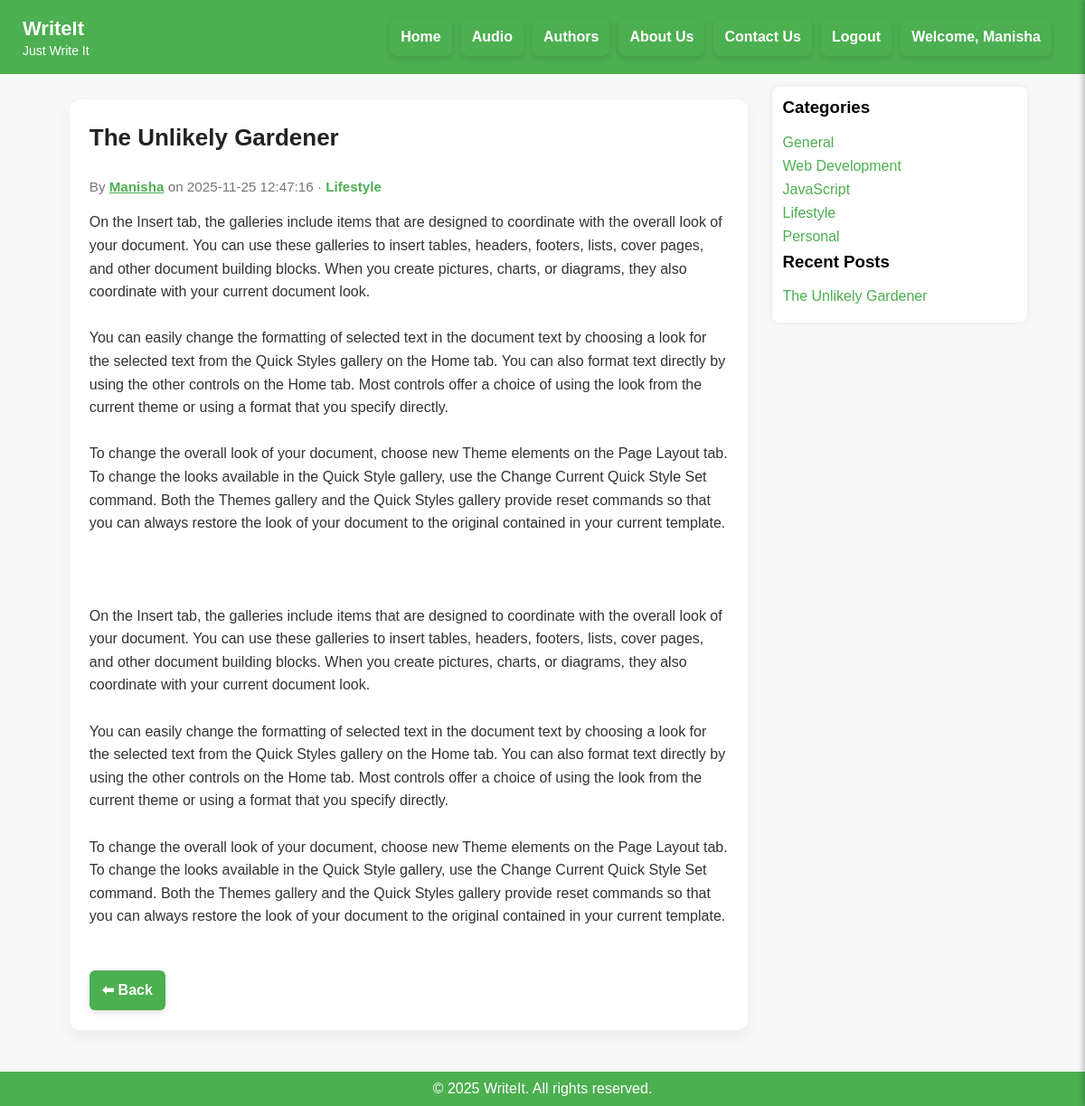
Page /post.php?id=14 (signed in) on the committed database.
### tables this page shows
CREATE TABLE IF NOT EXISTS `posts` (
  `id` int(11) NOT NULL AUTO_INCREMENT,
  `title` varchar(255) NOT NULL,
  `author` varchar(150) NOT NULL,
  `category` varchar(100) NOT NULL,
  `content` text NOT NULL,
  `date_created` varchar(50) NOT NULL,
  PRIMARY KEY (`id`)
);

### post.php (the view, shortened to what this page needs)
<?php
$host = "localhost";
$dbname = "blog_db";
$username = "root";
$password = "";
try {
    $conn = new PDO("mysql:host=$host;dbname=$dbname;charset=utf8", $username, $password);
    $conn->setAttribute(PDO::ATTR_ERRMODE, PDO::ERRMODE_EXCEPTION);
    $id = isset($_GET['id']) ? (int)$_GET['id'] : 0;
    $stmt = $conn->prepare("SELECT * FROM posts WHERE id = :id");
    $stmt->execute([':id' => $id]);
    $post = $stmt->fetch(PDO::FETCH_ASSOC);
    $recentStmt = $conn->prepare("SELECT id, title ,author FROM posts ORDER BY id DESC LIMIT 6");
    $recentStmt->execute();
    $recentPosts = $recentStmt->fetchAll(PDO::FETCH_ASSOC);
} catch (Exception $e) {
    http_response_code(500);
    echo "Error loading post.";
    exit;
}
?>
<!DOCTYPE html>
<html lang="en">
<head>
</head>
<body>
<?php include "header.php" ?>
<div class="container">
  <main>
    <article class="post-full" role="article" aria-labelledby="post-title">
    <h2 id="post-title"><?php echo $post['title'] ?></h2>
      <div class="meta">
        By <a id="author_link" href="author_page.php?username=<?php echo $post['author'];?>" </a> <?php  echo $post['author']?></a> on <span><?php echo $post['date_created'] ?></span>
        <?php if (!empty($post['category'])): ?>
          · <span style="color:#4CAF50; font-weight:600;"><?= htmlspecialchars($post['category']) ?></span>
        <?php endif; ?>
      </div>
      <div class="content">
        <p><?= nl2br(htmlspecialchars($post['content'])) ?></p>
      </div>
      <a href="index.php" class="back-btn" aria-label="Back to posts">⬅ Back</a>
    </article>
  </main>
  <aside class="sidebar" aria-labelledby="sidebar-title">
    <h3 id="sidebar-title">Categories</h3>
    <ul>
      <li><a href="index.php?cat=General">General</a></li>
      <li><a href="index.php?cat=Web%20Development">Web Development</a></li>
      <li><a href="index.php?cat=JavaScript">JavaScript</a></li>
      <li><a href="index.php?cat=Lifestyle">Lifestyle</a></li>
      <li><a href="index.php?cat=Personal">Personal</a></li>
    </ul>
    <h3>Recent Posts</h3>
    <ul>
      <?php foreach ($recentPosts as $rp): ?>
        <li><a href="post.php?id=<?= (int)$rp['id'] ?>"><?= htmlspecialchars($rp['title']) ?></a></li>
      <?php endforeach; ?>
    </ul>
  </aside>
</div>
<footer>&copy; 2025 WriteIt. All rights reserved.</footer>
</body>
</html>

### post.php (style rules this page uses)
#author_link { color:#4CAF50; font-weight:600; }
* { box-sizing: border-box; }
body { font-family: Arial, sans-serif; margin: 0; background: #f8f8f8; display: flex; flex-direction: column; min-height: 100vh; -webkit-font-smoothing:antialiased; }
.container { display: flex; max-width: 1100px; margin: 14px auto; padding: 0 14px; gap: 14px; width: 100%; flex: 1; }
main { flex: 3; display: flex; justify-content: center; align-items: flex-start; padding: 6px 0; }
.sidebar { flex: 1; min-width: 220px; background: white; padding: 12px; border-radius: 8px; box-shadow: 0 0 6px rgba(0,0,0,0.08); height: fit-content; }
.post-full { background: white; padding: 22px; margin: 8px auto; border-radius: 12px; box-shadow: 0 6px 18px rgba(0,0,0,0.06); width: 750px; max-width: 100%; line-height: 1.6; word-wrap: break-word; overflow-wrap: break-word; }
.post-full h2 { margin-top: 0; font-size: 26px; color: #222; word-break: break-word; }
.meta { color: #777; font-size: 0.95rem; margin: 8px 0 14px; }
.post-full p { white-space: pre-wrap; word-break: break-word; overflow-wrap: break-word; margin: 0 0 8px; font-size: 1rem; color: #333; }
.back-btn { display: inline-block; margin-top: 14px; padding: 9px 14px; background: #4CAF50; color: white; text-decoration: none; border-radius: 6px; box-shadow: 0 3px 6px rgba(0,0,0,0.12); font-weight: 600; }
footer { background: #4CAF50; color: white; text-align: center; padding: 10px; width: 100%; margin-top: 18px; }
.sidebar h3 { margin-top: 0; }
.sidebar ul { list-style: none; padding: 0; margin: 0; }
.sidebar li { margin-bottom: 8px; }
.sidebar a { color: #4CAF50; text-decoration: none; font-weight: 500; }

### rows in the picture
posts: title "The Unlikely Gardener", author "Manisha", date_created "2025-11-25 12:47:16", category "Lifestyle", content "On the Insert tab, the galleries include items that are designed to coordinate with the overall look of your document. You can use these galleries to insert tables, headers, footers, lists, cover pages, and other document building blocks. When you create pictures, charts, or diagrams, they also coordinate with your current document look. You can easily change the formatting of selected text in the document text by choosing a look for the selected text from the Quick Styles gallery on the Home tab. You can also format text directly by using the other controls on the Home tab. Most controls offer a choice of using the look from the current theme or using a format that you specify directly. To…"

### other values in the picture
$_SESSION['username'] "Manisha"
